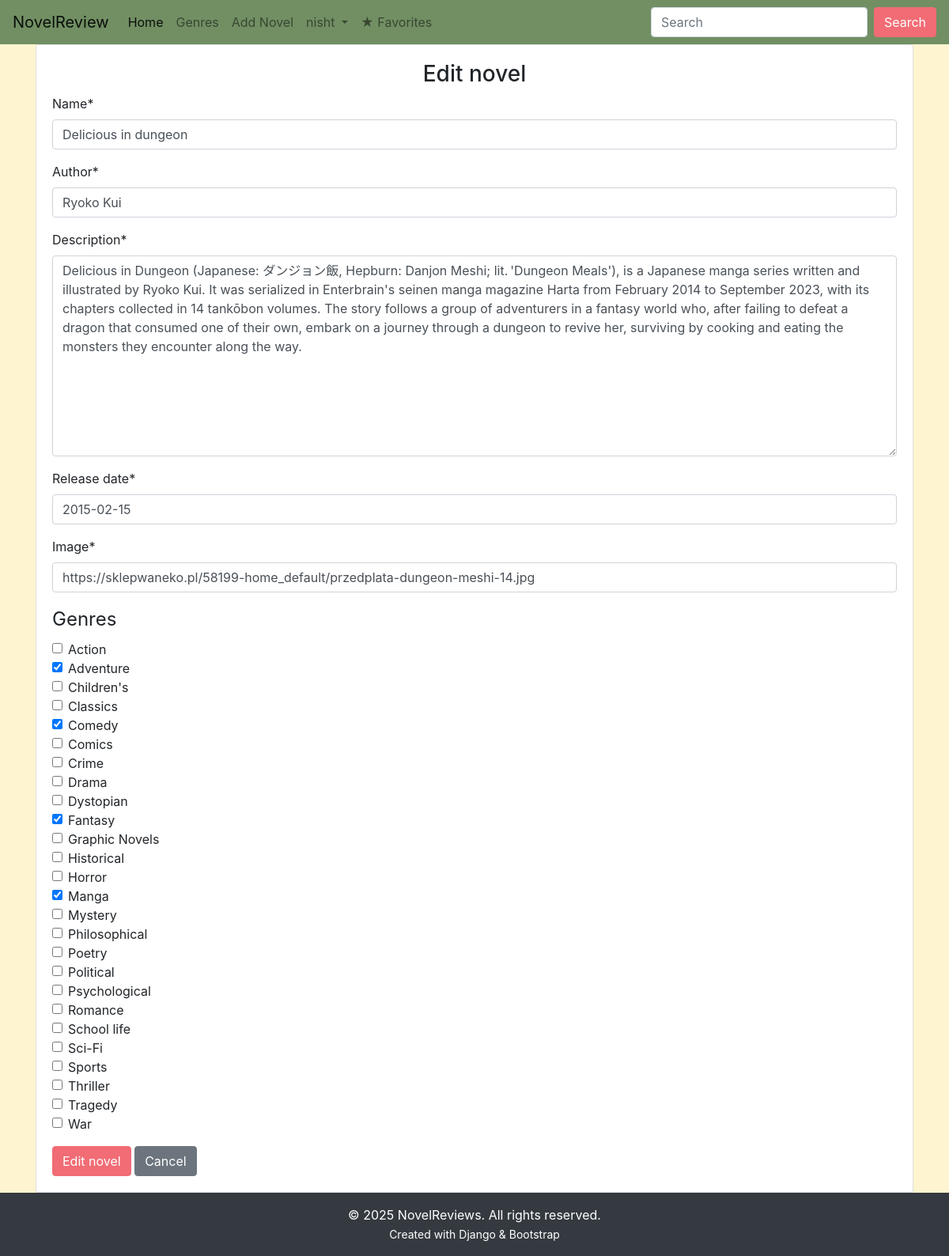
Screenshot of /editnovels/1/ (signed in) with the database file from the repository.
### main/models.py (models this page shows, shortened)
class Novel(models.Model):
    name = models.CharField(max_length=300)
    author = models.CharField(max_length=300)
    description = models.TextField(max_length=5000)
    release_date = models.DateField()
    averageRating = models.FloatField(default=0)
    image = models.URLField(default=None, null=True, max_length=500)
    genres = models.ManyToManyField('Genre', blank=True)

class Genre(models.Model):
    name = models.CharField(max_length=100, unique=True, verbose_name="Genre name")
    description = models.TextField(blank=True, null=True, verbose_name="Description")
    class Meta:
        ordering = ['name']
        verbose_name = 'Genre'
        verbose_name_plural = 'Genres'
    def __str__(self):
        return self.name

### main/views.py (the view)
# urls.py: path('editnovels/<int:id>/', views.edit_novels, name="edit_novels"),
@login_required
def edit_novels(request, id):
    if request.user.is_superuser:
        novel = Novel.objects.get(id=id)
        if request.method == "POST":
            form = NovelForm(request.POST or None, instance=novel)
            if form.is_valid():
                data = form.save()
                data.save()
                return redirect("main:detail", id)
        else:
            form = NovelForm(instance=novel)
        return render(request, 'main/addnovels.html', {"form": form, "controller": "Edit novel"})
    else:
        return redirect("main:home")

### main/forms.py
class NovelForm(forms.ModelForm):
    class Meta:
        model = Novel
        fields = ('name', 'author', 'description', 'release_date', 'image', 'genres')
        widgets = {
            'genres': forms.CheckboxSelectMultiple(),
        }

### main/templates/main/addnovels.html (shortened to what this page needs)
{%  extends 'main/base.html' %}
{% load crispy_forms_tags %}
{%  block content %}
<div class="container">
    <div class="card">
        <div class="card-body">
            <h3 class="text-center">{{ controller }}</h3>
            <form action="" method="POST">
                {{ form | crispy }}
                <input type="submit" value="{{ controller }}" class="btn btn-outline-pink">
                <a href="#" onclick="window.history.back(); return false;" class="btn btn-secondary">Cancel</a>
            </form>
        </div>
    </div>
</div>
{%  endblock %}

### main/templates/main/base.html (shortened to what this page needs)
<!doctype html>
<html lang="en">
  <head>
    <link rel="stylesheet" href="https://cdn.jsdelivr.net/npm/bootstrap@4.6.2/dist/css/bootstrap.min.css">
    {% load static %}
    <link rel="stylesheet" href="{% static 'css/main.css' %}" >
  </head>
  <body>
    <nav class="navbar navbar-expand-lg navbar-light" style="background-color: #718f63;">
  <a class="navbar-brand" href="{% url 'main:home'%}">NovelReview</a>
  <div class="collapse navbar-collapse" id="navbarSupportedContent">
    <ul class="navbar-nav mr-auto">
      <li class="nav-item active">
        <a class="nav-link" href="{% url 'main:home'%}">Home <span class="sr-only">(current)</span></a>
      </li>
      {% if user.is_superuser %}
      <li class="nav-item">
      <a class="nav-link" href="{% url 'main:genre_list' %}">Genres</a>
      </li>
      <li class="nav-item">
        <a class="nav-link" href="{% url 'main:add_novels' %}">Add Novel</a>
      </li>
      {% endif %}
      {% if user.is_authenticated %}
      <li class="nav-item dropdown">
        <a class="nav-link dropdown-toggle" href="#" role="button" data-toggle="dropdown" aria-expanded="false">
          {{ user.username }}
        </a>
      </li>
      {% endif %}
      {% if user.is_authenticated %}
<li class="nav-item">
    <a class="nav-link" href="{% url 'main:favorite_list' %}">★ Favorites</a>
</li>
{% endif %}
    </ul>
    <form class="form-inline my-2 my-lg-0" method="GET" action="{% url 'main:home' %}">
      <input class="form-control mr-sm-2" type="search" placeholder="Search" aria-label="Search" style="background-color: #ffffff" name="title">
      <button class="btn btn-outline-pink my-2 my-sm-0" type="submit">
    Search
</button>
    </form>
  </div>
</nav>
    {% block content %}
    {% endblock %}
  <footer class="footer mt-auto py-3 bg-dark text-white">
        <div class="container text-center">
            <p class="mb-0">© 2025 NovelReviews. All rights reserved.</p>
            <small>Created with Django & Bootstrap</small>
        </div>
    </footer>
  </body>
</html>

### main/static/css/main.css (style rules this page uses)
html, body { height: 100%; margin: 0; }
body { background-color: #fff4d0; display: flex; flex-direction: column; min-height: 100vh; }
.footer { background-color: #fff9e4; flex-shrink: 0; }
.btn-outline-pink { color: #ffffff !important; border-color: #f16c75 !important; background-color:#f16c75 !important; }

### rows the page displays
Novel: name "Delicious in dungeon", author "Ryoko Kui", description "Delicious in Dungeon (Japanese: ダンジョン飯, Hepburn: Danjon Meshi; lit. 'Dungeon Meals'), is a Japanese manga series written and illustrated by Ryoko Kui. It was serialized in Enterbrain's seinen manga magazine Harta from February 2014 to September 2023, with its chapters collected in 14 tankōbon volumes. The story follows a group of adventurers in a fantasy world who, after failing to defeat a dragon that consumed one of their own, embark on a journey through a dungeon to revive her, surviving by cooking and eating the monsters they encounter along the way.", release_date "2015-02-15", image "https://sklepwaneko.pl/58199-home_default/przedplata-dungeon-meshi-14.jpg"

### other values shown
{{ user.username }} "nisht"
{{ controller }} "Edit novel"
